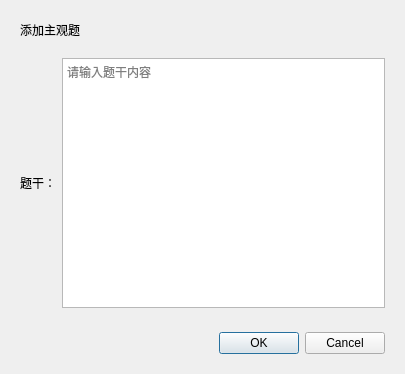
<?xml version="1.0" encoding="UTF-8"?>
<ui version="4.0">
 <class>QuestionTypeDialog</class>
 <widget class="QDialog" name="QuestionTypeDialog">
  <property name="geometry">
   <rect>
    <x>0</x>
    <y>0</y>
    <width>405</width>
    <height>372</height>
   </rect>
  </property>
  <property name="windowTitle">
   <string>添加题目</string>
  </property>
  <layout class="QVBoxLayout" name="verticalLayout">
   <item>
    <widget class="QStackedWidget" name="stackedWidget">
     <property name="currentIndex">
      <number>2</number>
     </property>
     <widget class="QWidget" name="page1">
      <layout class="QVBoxLayout" name="verticalLayout_2">
       <property name="spacing">
        <number>0</number>
       </property>
       <property name="leftMargin">
        <number>0</number>
       </property>
       <property name="topMargin">
        <number>0</number>
       </property>
       <property name="rightMargin">
        <number>0</number>
       </property>
       <property name="bottomMargin">
        <number>0</number>
       </property>
       <item>
        <widget class="QWidget" name="widget" native="true">
         <layout class="QHBoxLayout" name="horizontalLayout">
          <item>
           <widget class="QLabel" name="label">
            <property name="text">
             <string>添加打分题</string>
            </property>
           </widget>
          </item>
          <item>
           <spacer name="horizontalSpacer">
            <property name="orientation">
             <enum>Qt::Orientation::Horizontal</enum>
            </property>
            <property name="sizeHint" stdset="0">
             <size>
              <width>295</width>
              <height>20</height>
             </size>
            </property>
           </spacer>
          </item>
         </layout>
        </widget>
       </item>
       <item>
        <widget class="QWidget" name="widget_2" native="true">
         <layout class="QHBoxLayout" name="horizontalLayout_2">
          <item>
           <widget class="QLabel" name="label_2">
            <property name="text">
             <string>题干：</string>
            </property>
           </widget>
          </item>
          <item>
           <widget class="QTextEdit" name="textEdit">
            <property name="placeholderText">
             <string>请输入题干内容</string>
            </property>
           </widget>
          </item>
         </layout>
        </widget>
       </item>
      </layout>
     </widget>
     <widget class="QWidget" name="page2">
      <layout class="QVBoxLayout" name="verticalLayout_3">
       <property name="leftMargin">
        <number>0</number>
       </property>
       <property name="topMargin">
        <number>0</number>
       </property>
       <property name="rightMargin">
        <number>0</number>
       </property>
       <property name="bottomMargin">
        <number>0</number>
       </property>
       <item>
        <widget class="QWidget" name="widget_4" native="true">
         <layout class="QHBoxLayout" name="horizontalLayout_4">
          <item>
           <widget class="QLabel" name="label_3">
            <property name="text">
             <string>添加选择题</string>
            </property>
           </widget>
          </item>
          <item>
           <spacer name="horizontalSpacer_2">
            <property name="orientation">
             <enum>Qt::Orientation::Horizontal</enum>
            </property>
            <property name="sizeHint" stdset="0">
             <size>
              <width>295</width>
              <height>20</height>
             </size>
            </property>
           </spacer>
          </item>
         </layout>
        </widget>
       </item>
       <item>
        <widget class="QWidget" name="widget_5" native="true">
         <layout class="QHBoxLayout" name="horizontalLayout_5">
          <item>
           <widget class="QLabel" name="label_4">
            <property name="text">
             <string>题干：</string>
            </property>
           </widget>
          </item>
          <item>
           <widget class="QTextEdit" name="textEdit_2">
            <property name="placeholderText">
             <string>请输入题干内容</string>
            </property>
           </widget>
          </item>
         </layout>
        </widget>
       </item>
       <item>
        <widget class="QWidget" name="widget_6" native="true">
         <layout class="QHBoxLayout" name="horizontalLayout_6">
          <item>
           <widget class="QLabel" name="label_5">
            <property name="text">
             <string>选项：</string>
            </property>
           </widget>
          </item>
          <item>
           <widget class="QWidget" name="widget_7" native="true">
            <property name="sizePolicy">
             <sizepolicy hsizetype="Expanding" vsizetype="Preferred">
              <horstretch>0</horstretch>
              <verstretch>0</verstretch>
             </sizepolicy>
            </property>
            <property name="minimumSize">
             <size>
              <width>0</width>
              <height>150</height>
             </size>
            </property>
            <layout class="QGridLayout" name="gridLayout">
             <property name="leftMargin">
              <number>0</number>
             </property>
             <property name="topMargin">
              <number>0</number>
             </property>
             <property name="rightMargin">
              <number>0</number>
             </property>
             <property name="bottomMargin">
              <number>0</number>
             </property>
             <property name="spacing">
              <number>6</number>
             </property>
             <item row="2" column="0">
              <widget class="QCheckBox" name="checkBox_3">
               <property name="text">
                <string/>
               </property>
              </widget>
             </item>
             <item row="0" column="0">
              <widget class="QCheckBox" name="checkBox_1">
               <property name="text">
                <string/>
               </property>
              </widget>
             </item>
             <item row="2" column="1">
              <widget class="QWidget" name="widget_10" native="true">
               <layout class="QHBoxLayout" name="horizontalLayout_9">
                <property name="spacing">
                 <number>0</number>
                </property>
                <property name="leftMargin">
                 <number>0</number>
                </property>
                <property name="topMargin">
                 <number>0</number>
                </property>
                <property name="rightMargin">
                 <number>0</number>
                </property>
                <property name="bottomMargin">
                 <number>0</number>
                </property>
                <item>
                 <widget class="QLabel" name="label_8">
                  <property name="text">
                   <string>选项三：</string>
                  </property>
                 </widget>
                </item>
                <item>
                 <widget class="QLineEdit" name="lineEdit_3">
                  <property name="placeholderText">
                   <string>请输入选项内容</string>
                  </property>
                 </widget>
                </item>
               </layout>
              </widget>
             </item>
             <item row="3" column="0">
              <widget class="QCheckBox" name="checkBox_4">
               <property name="text">
                <string/>
               </property>
              </widget>
             </item>
             <item row="1" column="1">
              <widget class="QWidget" name="widget_9" native="true">
               <layout class="QHBoxLayout" name="horizontalLayout_8">
                <property name="spacing">
                 <number>0</number>
                </property>
                <property name="leftMargin">
                 <number>0</number>
                </property>
                <property name="topMargin">
                 <number>0</number>
                </property>
                <property name="rightMargin">
                 <number>0</number>
                </property>
                <property name="bottomMargin">
                 <number>0</number>
                </property>
                <item>
                 <widget class="QLabel" name="label_7">
                  <property name="text">
                   <string>选项二：</string>
                  </property>
                 </widget>
                </item>
                <item>
                 <widget class="QLineEdit" name="lineEdit_2">
                  <property name="placeholderText">
                   <string>请输入选项内容</string>
                  </property>
                 </widget>
                </item>
               </layout>
              </widget>
             </item>
             <item row="0" column="1">
              <widget class="QWidget" name="widget_8" native="true">
               <layout class="QHBoxLayout" name="horizontalLayout_7">
                <property name="spacing">
                 <number>0</number>
                </property>
                <property name="leftMargin">
                 <number>0</number>
                </property>
                <property name="topMargin">
                 <number>0</number>
                </property>
                <property name="rightMargin">
                 <number>0</number>
                </property>
                <property name="bottomMargin">
                 <number>0</number>
                </property>
                <item>
                 <widget class="QLabel" name="label_6">
                  <property name="text">
                   <string>选项一：</string>
                  </property>
                 </widget>
                </item>
                <item>
                 <widget class="QLineEdit" name="lineEdit_1">
                  <property name="placeholderText">
                   <string>请输入选项内容</string>
                  </property>
                 </widget>
                </item>
               </layout>
              </widget>
             </item>
             <item row="1" column="0">
              <widget class="QCheckBox" name="checkBox_2">
               <property name="text">
                <string/>
               </property>
              </widget>
             </item>
             <item row="3" column="1">
              <widget class="QWidget" name="widget_11" native="true">
               <layout class="QHBoxLayout" name="horizontalLayout_10">
                <property name="spacing">
                 <number>0</number>
                </property>
                <property name="leftMargin">
                 <number>0</number>
                </property>
                <property name="topMargin">
                 <number>0</number>
                </property>
                <property name="rightMargin">
                 <number>0</number>
                </property>
                <property name="bottomMargin">
                 <number>0</number>
                </property>
                <item>
                 <widget class="QLabel" name="label_9">
                  <property name="text">
                   <string>选项四：</string>
                  </property>
                 </widget>
                </item>
                <item>
                 <widget class="QLineEdit" name="lineEdit_4">
                  <property name="placeholderText">
                   <string>请输入选项内容</string>
                  </property>
                 </widget>
                </item>
               </layout>
              </widget>
             </item>
            </layout>
           </widget>
          </item>
         </layout>
        </widget>
       </item>
      </layout>
     </widget>
     <widget class="QWidget" name="page3">
      <layout class="QVBoxLayout" name="verticalLayout_4">
       <property name="spacing">
        <number>0</number>
       </property>
       <property name="leftMargin">
        <number>0</number>
       </property>
       <property name="topMargin">
        <number>0</number>
       </property>
       <property name="rightMargin">
        <number>0</number>
       </property>
       <property name="bottomMargin">
        <number>0</number>
       </property>
       <item>
        <widget class="QWidget" name="widget_12" native="true">
         <layout class="QHBoxLayout" name="horizontalLayout_11">
          <item>
           <widget class="QLabel" name="label_10">
            <property name="text">
             <string>添加主观题</string>
            </property>
           </widget>
          </item>
          <item>
           <spacer name="horizontalSpacer_3">
            <property name="orientation">
             <enum>Qt::Orientation::Horizontal</enum>
            </property>
            <property name="sizeHint" stdset="0">
             <size>
              <width>295</width>
              <height>20</height>
             </size>
            </property>
           </spacer>
          </item>
         </layout>
        </widget>
       </item>
       <item>
        <widget class="QWidget" name="widget_13" native="true">
         <layout class="QHBoxLayout" name="horizontalLayout_12">
          <item>
           <widget class="QLabel" name="label_11">
            <property name="text">
             <string>题干：</string>
            </property>
           </widget>
          </item>
          <item>
           <widget class="QTextEdit" name="textEdit_3">
            <property name="placeholderText">
             <string>请输入题干内容</string>
            </property>
           </widget>
          </item>
         </layout>
        </widget>
       </item>
      </layout>
     </widget>
    </widget>
   </item>
   <item>
    <widget class="QWidget" name="widget_3" native="true">
     <layout class="QHBoxLayout" name="horizontalLayout_3">
      <item>
       <widget class="QDialogButtonBox" name="buttonBox">
        <property name="orientation">
         <enum>Qt::Orientation::Horizontal</enum>
        </property>
        <property name="standardButtons">
         <set>QDialogButtonBox::StandardButton::Cancel|QDialogButtonBox::StandardButton::Ok</set>
        </property>
       </widget>
      </item>
     </layout>
    </widget>
   </item>
  </layout>
 </widget>
 <resources/>
 <connections/>
</ui>
